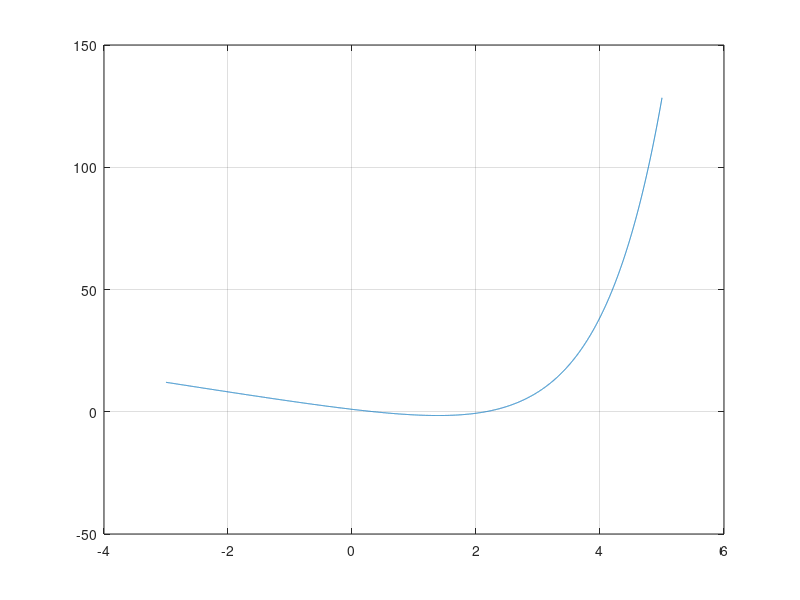

Write the MATLAB code that produced this figure.
% Skript som estimerar en løsning av likninga f(x)=0
% ved 5 iterasjonar med Newtons metode.
% Input er start-verdien x0, funksjonsuttrykket f(x)
% og den deriverte av funksjonen, f'(x).

% Startverdi
x0 = 0;

% Funksjon
funk = @(x) exp(x)-4*x;

% Derivert av funksjon
funkDeriv = @(x) exp(x) - 4;

% Initierer x
x = x0;

% Itererer
for n=1:5;
    x=x-funk(x)/funkDeriv(x);   % Newtons metode
    x
    pause
end

% Skriver ut svaret: 
x

% Plot:
xplot=-3:1e-3:5;
plot(xplot,funk(xplot))
grid on